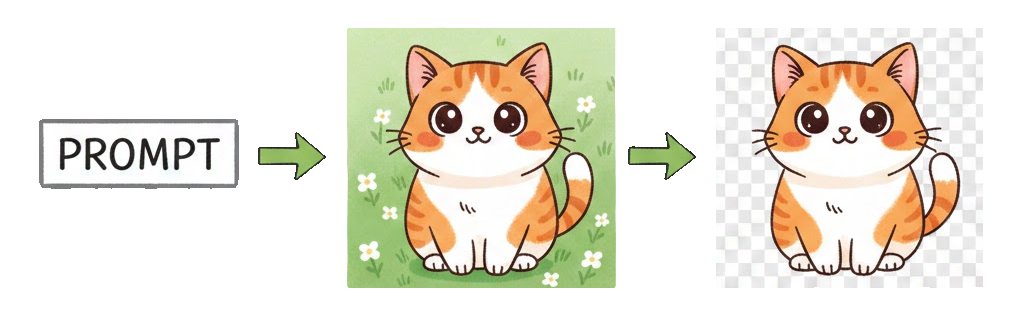
#> input picture public/workflow.png, 1024 x 320 px
$ python remove_bg_color_enhanced.py public/workflow.png
#> lines starting #> are read from the running program, lines starting #| are printed output that depends on the picture; after the words box and inside, x2 and y2 are one past the last pixel; in counts of white or black regions, pixels touching at a corner belong together
#!/usr/bin/env python3
"""Remove background by color with edge cleanup."""

import argparse
import sys
from datetime import datetime
from pathlib import Path

try:
    from PIL import Image, ImageFilter
except ImportError:
    print("Error: pillow not installed")
    print("Install with: pip install pillow")
    sys.exit(1)


def hex_to_rgb(hex_color: str) -> tuple[int, int, int]:
    """Convert hex color to RGB tuple."""
    hex_color = hex_color.lstrip("#")
    return tuple(int(hex_color[i:i+2], 16) for i in (0, 2, 4))


def color_distance(c1: tuple, c2: tuple) -> float:
    """Calculate Euclidean distance between two colors."""
    return sum((a - b) ** 2 for a, b in zip(c1, c2)) ** 0.5


def is_blueish(r: int, g: int, b: int) -> bool:
    """Check if pixel has blue tint."""
    # Blue dominant or blue component significantly higher
    return b > r * 1.1 and b > g * 1.1


def main():
    parser = argparse.ArgumentParser(
        description="Remove background by color with edge cleanup"
    )
    parser.add_argument(
        "input",
        type=str,
        help="Input image file",
    )
    parser.add_argument(
        "-c",
        "--color",
        type=str,
        default="#34A0D4",
        help="Background color in hex format (default: #34A0D4)",
    )
    parser.add_argument(
        "-t",
        "--tolerance",
        type=float,
        default=40.0,
        help="Color tolerance threshold (default: 40.0)",
    )
    parser.add_argument(
        "-e",
        "--erode",
        type=int,
        default=1,
        help="Edge erosion in pixels to remove fringe (default: 1)",
    )
    parser.add_argument(
        "-b",
        "--blue-tolerance",
        type=float,
        default=25.0,
        help="Additional tolerance for blueish pixels (default: 25.0)",
    )
    parser.add_argument(
        "-o",
        "--output",
        type=str,
        default="outputs",
        help="Output directory (default: outputs/)",
    )

    args = parser.parse_args()

    input_path = Path(args.input)
    if not input_path.exists():
        print(f"Error: Input file not found: {input_path}")
        return 1

    # Parse background color
    try:
        bg_color = hex_to_rgb(args.color)
    except ValueError:
        print(f"Error: Invalid color format: {args.color}")
        return 1

    # Create output directory
    output_dir = Path(args.output)
    output_dir.mkdir(parents=True, exist_ok=True)

    # Open image
    print(f"Processing: {input_path}")
    img = Image.open(input_path)
#> img is the input picture: PIL image 1024x320 RGBA; mean R, G, B, A 142.9, 172.6, 185, 121.3

    # Convert to RGBA if needed
    if img.mode != "RGBA":
        img = img.convert("RGBA")

    # Get pixel data
    pixels = img.load()
    width, height = img.size
#> width = 1024; height = 320

    # Create alpha mask
    alpha_mask = Image.new("L", (width, height), 255)
#> alpha_mask: PIL image 1024x320 L; every value is 255
    mask_pixels = alpha_mask.load()

    # Process each pixel - build alpha mask
    removed_count = 0
    for y in range(height):
        for x in range(width):
            r, g, b, a = pixels[x, y]

            # Calculate distance from background color
            distance = color_distance((r, g, b), bg_color)

            # Check if should be removed
            should_remove = False

            if distance < args.tolerance:
                # Very close to background color
                should_remove = True
            elif distance < args.tolerance + args.blue_tolerance:
                # Slightly further but has blue tint
                if is_blueish(r, g, b):
                    should_remove = True

            if should_remove:
                mask_pixels[x, y] = 0
                removed_count += 1
            else:
                # Gradual alpha based on distance
                if distance < args.tolerance + 20:
                    alpha_factor = min(1.0, (distance - args.tolerance) / 20)
                    mask_pixels[x, y] = int(255 * alpha_factor)
#> after the loop, removed_count = 164428

    total_pixels = width * height
#> total_pixels = 327680
    print(f"Removed {removed_count}/{total_pixels} pixels ({100*removed_count/total_pixels:.1f}%)")
#| Removed 164428/327680 pixels (50.2%)

    # Apply erosion to mask if requested
    if args.erode > 0:
        print(f"Applying erosion ({args.erode} pixels)...")
        for _ in range(args.erode):
            alpha_mask = alpha_mask.filter(ImageFilter.MinFilter(3))
#> this loop made 1 pass
#> pass 1, in main, `alpha_mask = alpha_mask.filter(ImageFilter.MinFilter(3))`:
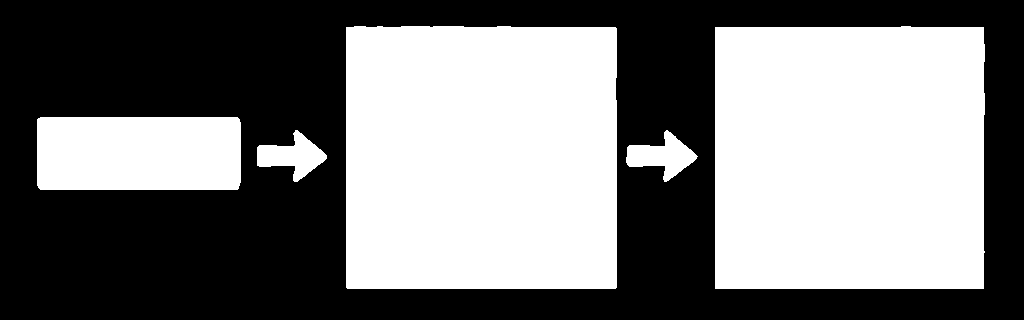
#> alpha_mask: PIL image 1024x320 L; 48.8% white; 5 white regions, box (x1, y1, x2, y2) and area: (346, 26, 617, 289) 71069, (715, 26, 985, 289) 70530, (37, 117, 241, 190) 14861, (257, 130, 327, 182) 1769, (626, 130, 698, 182) 1769

    # Apply mask to image
    img.putalpha(alpha_mask)

    # Generate output filename
    timestamp = datetime.now().strftime("%Y%m%d_%H%M%S_%f")[:-3]
    output_path = output_dir / f"{input_path.stem}_clean_{timestamp}.png"

    # Save image
    img.save(output_path, "PNG")
    print(f"Saved: {output_path}")

    return 0


if __name__ == "__main__":
    exit(main())
#> (the program exits here)
